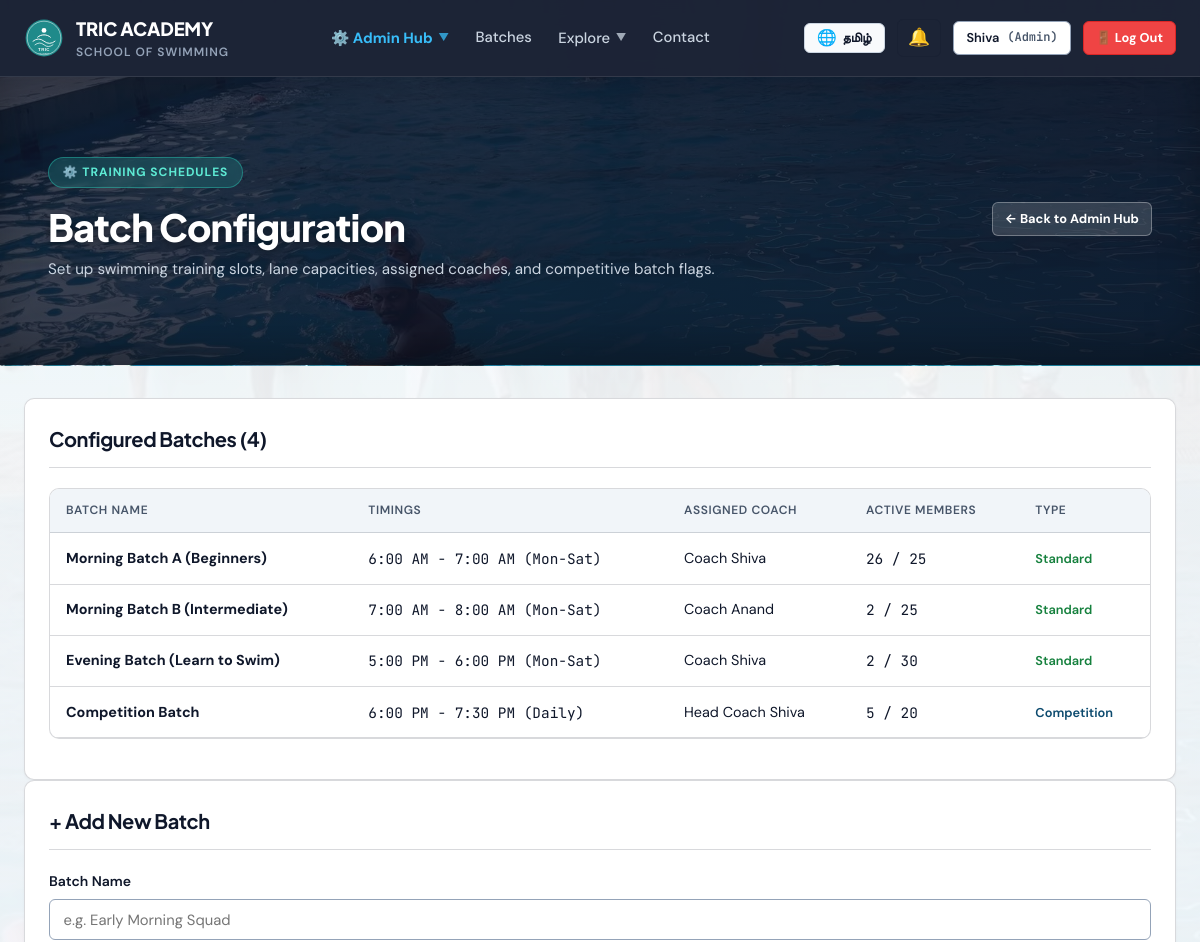
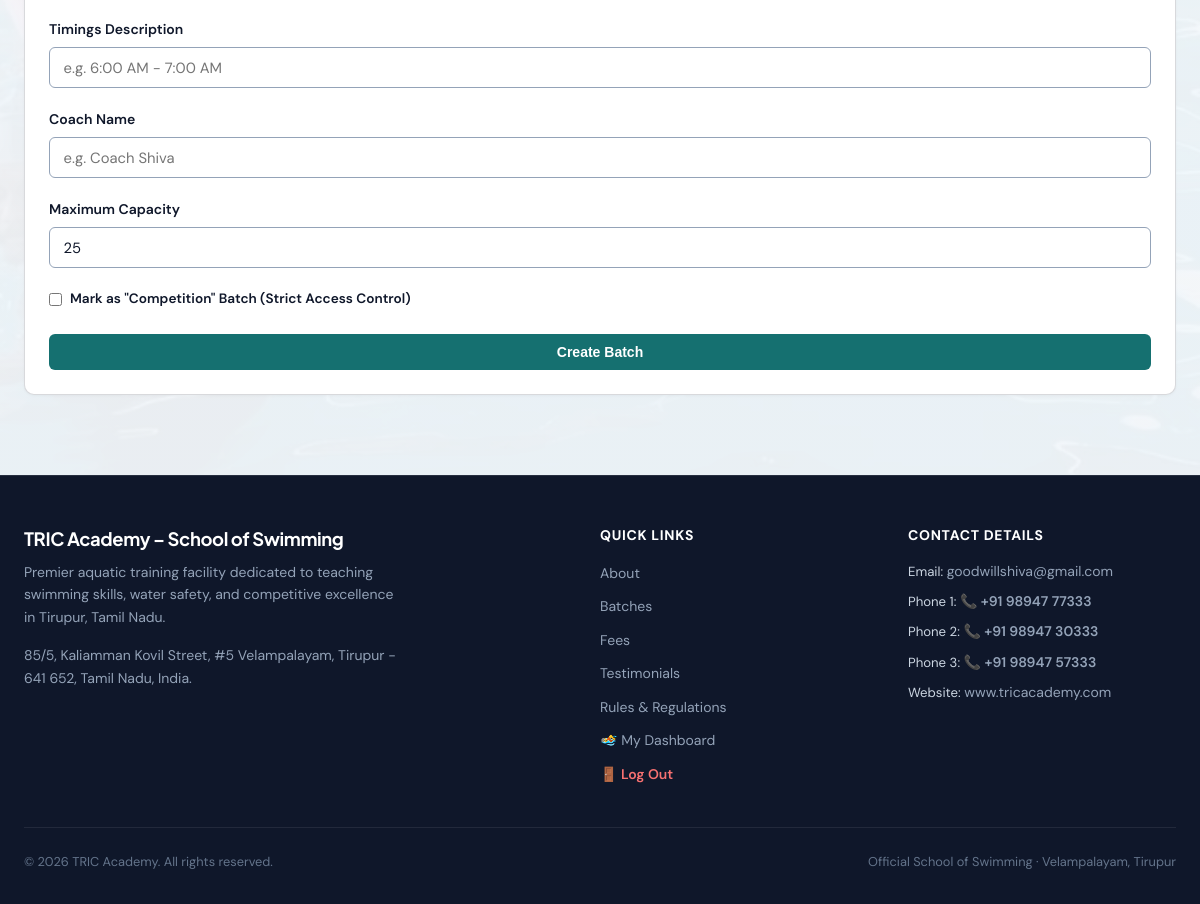
Screenshot of /admin/batches (signed in) with the database file from the repository (2 pictures, top to bottom).
### tables this page shows
CREATE TABLE "users" (
    id INTEGER PRIMARY KEY AUTOINCREMENT,
    app_no TEXT UNIQUE NOT NULL,
    role TEXT CHECK(role IN ('member', 'coach', 'admin')) NOT NULL DEFAULT 'member',
    status TEXT CHECK(status IN ('pending', 'approved', 'deactivated')) NOT NULL DEFAULT 'pending',
    name TEXT NOT NULL,
    email TEXT NOT NULL,
    phone TEXT NOT NULL,
    password_hash TEXT NOT NULL,
    dob DATE,
    age INTEGER,
    address TEXT,
    pincode TEXT,
    guardian_name TEXT,
    guardian_occupation TEXT,
    experience TEXT,
    pass_type_requested TEXT CHECK(pass_type_requested IN ('learn_to_swim', 'competition')) DEFAULT 'learn_to_swim',
    sponsored INTEGER DEFAULT 0,
    sponsor_cert_filename TEXT,
    photo_filename TEXT,
    health_declared INTEGER DEFAULT 0,
    rules_agreed INTEGER DEFAULT 0,
    signature_name TEXT,
    place TEXT,
    application_date DATE DEFAULT (DATE('now')),
    email_verified INTEGER DEFAULT 0,
    email_token TEXT,
    phone_verified INTEGER DEFAULT 0,
    mock_otp TEXT,
    reset_token TEXT,
    reset_token_expiry DATETIME,
    created_at DATETIME DEFAULT CURRENT_TIMESTAMP,
    rules_confirmed_at DATETIME,
    parent_id INTEGER REFERENCES users(id)
, dpdp_consent INTEGER DEFAULT 0);

CREATE TABLE batches (
    id INTEGER PRIMARY KEY AUTOINCREMENT,
    name TEXT NOT NULL,
    timing_desc TEXT NOT NULL,
    coach_name TEXT,
    max_capacity INTEGER DEFAULT 25,
    is_competition INTEGER DEFAULT 0
);

### app.py (the view, shortened to what this page needs)
@app.route('/admin/batches', methods=['GET', 'POST'])
@role_required(['admin'])
def admin_batches():
    db = get_db()
    batches = db.execute(
        """
        SELECT b.*, COUNT(m.id) AS member_count
        FROM batches b
        LEFT JOIN user_memberships m ON b.id = m.batch_id AND m.is_active = 1
        GROUP BY b.id
        ORDER BY b.id
        """
    ).fetchall()
    return render_template('admin_batches.html', batches=batches)

### app.py (called while the page is built)
def get_db():
    if 'db' not in g:
        g.db = sqlite3.connect(DATABASE, timeout=30.0, detect_types=sqlite3.PARSE_DECLTYPES)
        g.db.row_factory = sqlite3.Row
        g.db.execute("PRAGMA busy_timeout = 30000")
        g.db.execute("PRAGMA journal_mode = WAL")
        g.db.execute("PRAGMA foreign_keys = ON")
    return g.db

def get_current_user():
    if session.get('logged_out'):
        return None
    uid = session.get('user_id')
    if not uid:
        return None
    db = get_db()
    user = db.execute(
        """
        SELECT u.*,
               m.id AS membership_id, m.plan_id, m.batch_id, m.start_date, m.end_date, m.is_active AS membership_active,
               b.name AS batch_name, b.is_competition,
               p.name AS plan_name, p.fee_amount
        FROM users u
        LEFT JOIN user_memberships m ON u.id = m.user_id AND m.is_active = 1
        LEFT JOIN batches b ON m.batch_id = b.id
        LEFT JOIN plans p ON m.plan_id = p.id
        WHERE u.id = ?
        """,
        (uid,)
    ).fetchone()
    return user

@app.context_processor
def inject_user():
    user = get_current_user()
    unread_notifications_count = 0
    notifications_list = []
    if user:
        try:
            db = get_db()
            notifications_list = db.execute(
                "SELECT * FROM notifications WHERE user_id = ? ORDER BY created_at DESC LIMIT 5",
                (user['id'],)
            ).fetchall()
            unread_notifications_count = db.execute(
                "SELECT COUNT(*) AS c FROM notifications WHERE user_id = ? AND is_read = 0",
                (user['id'],)
            ).fetchone()['c']
        except Exception:
            pass
    return dict(
        current_user=user,
        now=datetime.now(),
        unread_notifications_count=unread_notifications_count,
        user_notifications=notifications_list
    )

def role_required(allowed_roles):
    def decorator(f):
        @wraps(f)
        def decorated_function(*args, **kwargs):
            user = get_current_user()
            if not user:
                flash('Please log in.', 'warning')
                return redirect(url_for('login'))
            if user['role'] not in allowed_roles:
                abort(403)
            return f(*args, **kwargs)
        return decorated_function
    return decorator

### templates/admin_batches.html (shortened to what this page needs)
{% extends "base.html" %}
{% block content %}
<div class="page-hero-banner">
  <div class="container" style="max-width: 1200px;">
    <div style="display: flex; justify-content: space-between; align-items: center; flex-wrap: wrap; gap: 1.5rem;">
      <div>
        <div class="hero-badge">⚙️ Training Schedules</div>
        <h1 style="color: #FFFFFF; margin: 0.25rem 0 0.5rem 0; font-size: clamp(1.75rem, 3.5vw, 2.35rem);">Batch Configuration</h1>
        <p style="color: #CBD5E1; margin: 0; font-size: 0.95rem;">Set up swimming training slots, lane capacities, assigned coaches, and competitive batch flags.</p>
      </div>
      <div>
        <a href="{{ url_for('admin_dashboard') }}" class="btn btn-secondary btn-sm" style="background: rgba(255,255,255,0.15); border-color: rgba(255,255,255,0.3); color: #FFFFFF; font-weight: 700;">
          ← Back to Admin Hub
        </a>
      </div>
    </div>
  </div>
</div>
<div class="container" style="padding-top: 2rem; padding-bottom: 5rem;">
  <div class="card">
      <div class="card-header">
        <h3 class="card-title">Configured Batches ({{ batches|length }})</h3>
      </div>
      <div class="table-container">
        <table class="data-table">
          <thead>
            <tr>
              <th>Batch Name</th>
              <th>Timings</th>
              <th>Assigned Coach</th>
              <th>Active Members</th>
              <th>Type</th>
            </tr>
          </thead>
          <tbody>
            {% for b in batches %}
            <tr>
              <td style="font-weight: 700;">{{ b.name }}</td>
              <td class="font-mono">{{ b.timing_desc }}</td>
              <td>{{ b.coach_name or 'Head Coach Shiva' }}</td>
              <td class="font-mono">{{ b.member_count }} / {{ b.max_capacity }}</td>
              <td>
                {% if b.is_competition %}
                  <span class="status-badge status-competition">Competition</span>
                {% else %}
                  <span class="status-badge status-active">Standard</span>
                {% endif %}
              </td>
            </tr>
            {% endfor %}
          </tbody>
        </table>
      </div>
    </div>
    <div class="card">
      <div class="card-header">
        <h3 class="card-title">+ Add New Batch</h3>
      </div>
      <form method="POST">
        <div class="form-group">
          <label class="form-label">Batch Name</label>
          <input type="text" name="name" class="form-control" placeholder="e.g. Early Morning Squad" required>
        </div>
        <div class="form-group">
          <label class="form-label">Timings Description</label>
          <input type="text" name="timing_desc" class="form-control" placeholder="e.g. 6:00 AM - 7:00 AM" required>
        </div>
        <div class="form-group">
          <label class="form-label">Coach Name</label>
          <input type="text" name="coach_name" class="form-control" placeholder="e.g. Coach Shiva">
        </div>
        <div class="form-group">
          <label class="form-label">Maximum Capacity</label>
          <input type="number" name="max_capacity" class="form-control font-mono" value="25" min="5" max="50">
        </div>
        <div class="form-group">
          <label style="display: flex; align-items: center; gap: 0.5rem; cursor: pointer; font-size: 0.85rem; font-weight: 600;">
            <input type="checkbox" name="is_competition" value="1">
            <span>Mark as "Competition" Batch (Strict Access Control)</span>
          </label>
        </div>
        <div style="margin-top: 1.5rem;">
          <button type="submit" class="btn btn-primary" style="width: 100%;">
            Create Batch
          </button>
        </div>
      </form>
    </div>
  </div>
{% endblock %}

### templates/base.html (shortened to what this page needs)
<!DOCTYPE html>
<html lang="en">
<head>
  <link rel="stylesheet" href="{{ url_for('static', filename='css/theme.css') }}">
  <link rel="stylesheet" href="{{ url_for('static', filename='css/paper_form.css') }}">
</head>
<body class="{% block body_class %}{% endblock %}">
  <header class="top-navbar {% block nav_class %}{% endblock %}">
    <div class="nav-container">
      <a href="{{ url_for('index') }}" class="brand-lockup">
        <img src="{{ url_for('static', filename='images/logo.svg') }}" alt="TRIC Logo" class="brand-logo-img">
        <div>
          <span class="brand-name">TRIC ACADEMY</span>
          <span class="brand-sub" data-i18n="nav_brand_sub">School of Swimming</span>
        </div>
      </a>
      <nav class="nav-links">
        {% if current_user and current_user.role == 'member' %}
          <a href="{{ url_for('member_dashboard') }}" class="nav-link {% if request.path in ('/dashboard', '/member/dashboard') %}active{% endif %}" data-i18n="nav_dashboard">🏊 My Dashboard</a>
          <a href="{{ url_for('renew_membership') }}" class="nav-link {% if request.path == '/renew' %}active{% endif %}" data-i18n="nav_renew">⚡ Renew Pass</a>
          <a href="{{ url_for('index') }}#batches" class="nav-link" data-i18n="nav_batches">Batches</a>
        {% elif current_user and current_user.role == 'admin' %}
          <div class="nav-dropdown" id="navAdminDropdown">
            <button type="button" class="nav-dropdown-toggle {% if '/admin' in request.path %}active{% endif %}" style="color: #38BDF8; font-weight: 700;">
              <span>⚙️ Admin Hub</span>
              <span class="nav-dropdown-chevron">▼</span>
            </button>
          </div>
          <a href="{{ url_for('index') }}#batches" class="nav-link" data-i18n="nav_batches">Batches</a>
        {% else %}
          <a href="{{ url_for('index') }}#about" class="nav-link" data-i18n="nav_about">About</a>
          <a href="{{ url_for('index') }}#batches" class="nav-link" data-i18n="nav_batches">Batches</a>
          <a href="{{ url_for('index') }}#fees" class="nav-link" data-i18n="nav_fees">Fees</a>
        {% endif %}
        <div class="nav-dropdown" id="navExploreDropdown">
          <button type="button" class="nav-dropdown-toggle {% if request.path in ('/rules', '/competition') %}active{% endif %}" aria-expanded="false" aria-haspopup="true">
            <span data-i18n="nav_explore">Explore</span>
            <span class="nav-dropdown-chevron">▼</span>
          </button>
        </div>
        <a href="{{ url_for('index') }}#contact" class="nav-link" data-i18n="nav_contact">Contact</a>
      </nav>
      <div class="nav-actions">
        <button type="button" class="lang-toggle-btn" id="langToggleBtn" onclick="toggleTricLanguage()" title="Switch Language / மொழியை மாற்றுக" aria-label="Toggle language">
          <span class="lang-icon">🌐</span>
          <span class="lang-label" id="langToggleLabel">தமிழ்</span>
        </button>
        {% if current_user %}
          <div class="notif-dropdown-wrapper">
            <button type="button" class="notif-btn" id="notifBellBtn" title="Notifications" onclick="document.getElementById('notifMenu').classList.toggle('open')">
              🔔
            </button>
          </div>
          <a href="{{ url_for('member_dashboard') if current_user.role == 'member' else url_for('admin_dashboard') }}" class="btn btn-secondary btn-sm nav-desktop-user">
            <span>{{ current_user.name.split()[0] }}</span>
            <span class="font-mono" style="font-size: 0.75rem; color: var(--text-muted);">({{ current_user.role|capitalize }})</span>
          </a>
          <a href="{{ url_for('logout') }}" class="btn btn-danger btn-sm nav-desktop-logout" style="font-weight: 700; background-color: #EF4444; border-color: #DC2626; color: #FFFFFF;" title="Log Out" data-i18n="nav_logout">
          </a>
        {% else %}
          <a href="{{ url_for('login') }}" class="btn btn-secondary btn-sm nav-desktop-login" data-i18n="nav_login">Login</a>
          <a href="{{ url_for('apply_pass') }}" class="btn btn-primary btn-sm nav-desktop-apply" data-i18n="nav_apply">Apply for Pass</a>
        {% endif %}
      </div>
    </div>
  </header>
  <main class="main-content">
    {% block content %}{% endblock %}
  </main>
  <footer class="site-footer">
    <div class="footer-container">
      <div class="footer-brand">
        <h4>TRIC Academy – School of Swimming</h4>
        <p>Premier aquatic training facility dedicated to teaching swimming skills, water safety, and competitive excellence in Tirupur, Tamil Nadu.</p>
        <div style="margin-top: 1rem; font-size: 0.85rem; color: #94A3B8;">
          <p>85/5, Kaliamman Kovil Street, #5 Velampalayam, Tirupur - 641 652, Tamil Nadu, India.</p>
        </div>
      </div>
      <div class="footer-col">
        <h5>Quick Links</h5>
        <ul class="footer-links">
          <li><a href="{{ url_for('index') }}#about" data-i18n="nav_about">About Academy</a></li>
          <li><a href="{{ url_for('index') }}#batches" data-i18n="nav_batches">Batch Schedules</a></li>
          <li><a href="{{ url_for('index') }}#fees" data-i18n="nav_fees">Membership Fees</a></li>
          <li><a href="{{ url_for('index') }}#testimonials" data-i18n="nav_testimonials">Member Testimonials</a></li>
          <li><a href="{{ url_for('rules') }}" data-i18n="nav_rules">Pool Rules & Safety</a></li>
          {% if current_user %}
            <li><a href="{{ url_for('member_dashboard') if current_user.role == 'member' else url_for('admin_dashboard') }}" data-i18n="nav_dashboard">My Dashboard</a></li>
            <li><a href="{{ url_for('logout') }}" style="color: #F87171; font-weight: 600;" data-i18n="nav_logout">🚪 Log Out</a></li>
          {% else %}
            <li><a href="{{ url_for('apply_pass') }}" data-i18n="nav_apply">Apply for Entry Pass</a></li>
          {% endif %}
        </ul>
      </div>
      <div class="footer-col">
        <h5>Contact Details</h5>
        <ul class="footer-links" style="font-size: 0.825rem;">
          <li>Email: <a href="mailto:goodwillshiva@gmail.com">goodwillshiva@gmail.com</a></li>
          <li>Phone 1: <a href="tel:+919894777333" class="phone-link">📞 +91 98947 77333</a></li>
          <li>Phone 2: <a href="tel:+919894730333" class="phone-link">📞 +91 98947 30333</a></li>
          <li>Phone 3: <a href="tel:+919894757333" class="phone-link">📞 +91 98947 57333</a></li>
          <li>Website: <a href="http://www.tricacademy.com" target="_blank">www.tricacademy.com</a></li>
        </ul>
      </div>
    </div>
    <div class="footer-bottom">
      <span>&copy; {{ now.year }} TRIC Academy. All rights reserved.</span>
      <span>Official School of Swimming · Velampalayam, Tirupur</span>
    </div>
  </footer>
</body>
</html>

### rows the page displays
users: name "Shiva", role "Admin"
batches: name "Morning Batch A (Beginners)", timing_desc "6:00 AM - 7:00 AM (Mon-Sat)", coach_name "Coach Shiva", member_count "26", max_capacity "25", is_competition "Standard"
batches: name "Morning Batch B (Intermediate)", timing_desc "7:00 AM - 8:00 AM (Mon-Sat)", coach_name "Coach Anand", member_count "2", max_capacity "25", is_competition "Standard"
batches: name "Evening Batch (Learn to Swim)", timing_desc "5:00 PM - 6:00 PM (Mon-Sat)", coach_name "Coach Shiva", member_count "2", max_capacity "30", is_competition "Standard"
batches: name "Competition Batch", timing_desc "6:00 PM - 7:30 PM (Daily)", coach_name "Head Coach Shiva", member_count "5", max_capacity "20", is_competition "Competition"

### other values shown
{{ batches|length }} "4"
